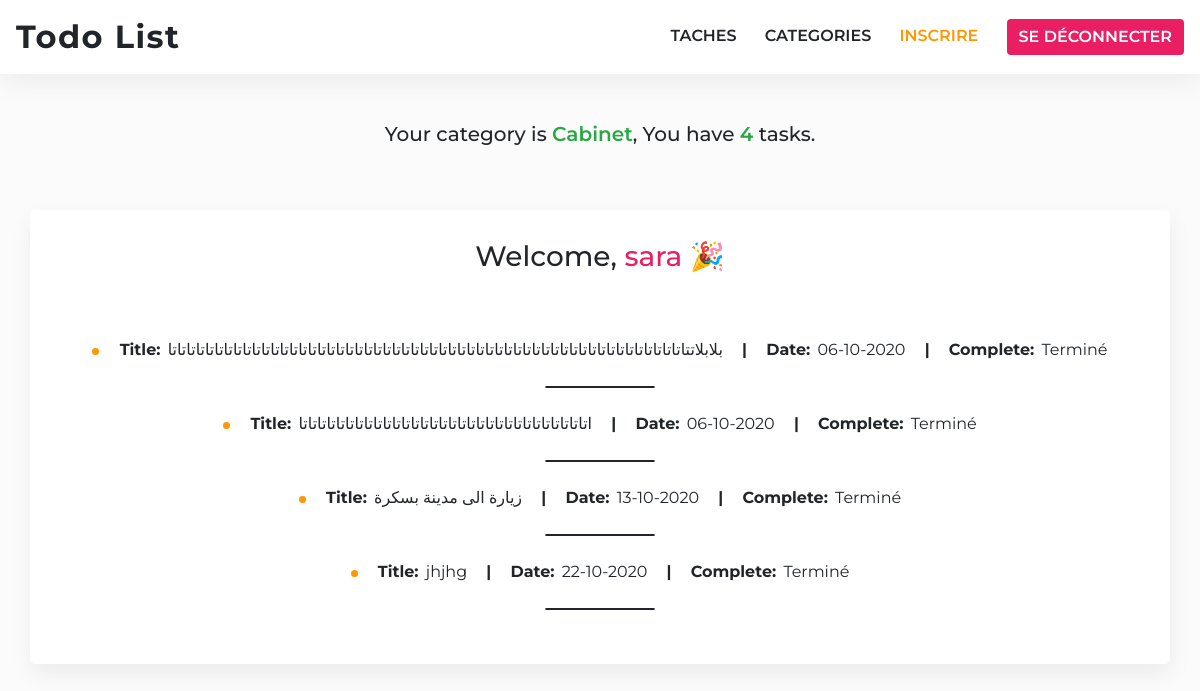
The app's page / (signed in) with its own data.
### app/models/Model.py (models this page shows, shortened)
class Category(db.Model):
    id = db.Column(db.Integer, primary_key=True)
    title = db.Column(db.String(100), nullable=False)
    users = db.relationship('User', backref='category', lazy="dynamic")

class User(db.Model, UserMixin):
    id = db.Column(db.Integer, autoincrement=True, primary_key=True)
    email = db.Column(db.String(255), unique=True)
    username = db.Column(db.String(255))
    password = db.Column(db.String(255))
    access = db.Column(db.Integer,default=1)
    tasks = db.relationship('Task', backref='user', lazy="dynamic")
    category_id = db.Column(db.Integer, db.ForeignKey('category.id'), nullable=False)

class Task(db.Model):
    id = db.Column(db.Integer, primary_key=True)
    title = db.Column(db.String(100), nullable=False)
    description = db.Column(db.Text, nullable=False)
    complete = db.Column(db.Boolean, nullable=False,default=False)
    date = db.Column(db.DateTime, nullable=False, default=datetime.utcnow)
    image = db.Column(db.Text)
    user_id = db.Column(db.Integer, db.ForeignKey('user.id'), nullable=False)

### app/views/home.py (the view)
@home.route('/')
def index():
    title = "page d'accueil"
    if current_user.is_authenticated:
      tasks = Task.query.filter_by(user_id=current_user.id).order_by(Task.date.asc()).all()
      return render_template('home/index.html', title=title, tasks=tasks)
    return render_template('home/index.html', title=title)

### app/templates/home/index.html (shortened to what this page needs)
{% extends "base.html" %} {% block title %}{{ title }}{% endblock %} {% block
content %} {% if not current_user.is_authenticated %}
<div class="home-no-auth">
  <h1>Organisez tout avec <span>Todoist</span></h1>
  <img
    src="{{ url_for('static', filename='images/todo-list.svg') }}"
    alt="todo-list app"
  />
  <a class="btn__get-started" href="{{ url_for('auth.login') }}">Commencer</a>
</div>
{% else %}
<div class="container home-screen">
  <h3>Welcome, <span>{{ current_user.username }}</span> 🎉</h3>
  <div class="show-tasks">
    {% if tasks|length <= 0 %}
      <p>
        Il n'y a pas des tâches pour toi.
      </p>
    {% else %}
      <ul>
        {% for task in tasks %}
          <li>
            <span>title:</span> {{ task.title }} <span class="bars">|</span> <span>date:</span> {{ task.date.strftime('%d-%m-%Y') }} <span class="bars">|</span> <span>complete:</span> {% if task.complete %} Terminé {% else %} Incomplète {% endif %}
          </li>
          <hr />
        {% endfor %}
      </ul>
    {% endif %}
  </div>
</div>
{% endif %} {% endblock %}

### app/templates/base.html (shortened to what this page needs)
<!DOCTYPE html>
<html lang="en">
  <head>
    {% block head %}
    <link
      rel="stylesheet"
      href="{{ url_for('static', filename= 'css/font-awesome.min.css') }}"
    />
    <link
      rel="stylesheet"
      href="{{ url_for('static', filename= 'css/bootstrap.min.css') }}"
    />
    <link
      rel="stylesheet"
      href="{{ url_for('static', filename= 'css/bootstrap-datepicker3.min.css') }}"
    />
    <link
      rel="stylesheet"
      href="{{ url_for('static', filename= 'css/normalize.css') }}"
    />
    <link
      rel="stylesheet"
      href="{{ url_for('static', filename= 'css/beauty.css') }}"
    />
    {% endblock %}
  </head>
  <body>
    <nav class="navbar navbar-expand-lg navbar-light bg-light">
      <a class="navbar-brand" href="{{ url_for('home.index') }}">Todo List</a>
      {% if current_user.is_authenticated %}
      <div class="ml-auto navbar-right-links">
        <a class="ml-4" href="{{ url_for('task.tasks') }}">Taches</a>
        <a class="ml-4" href="{{ url_for('category.categories') }}">Categories</a>
        <a
          href="{{ url_for('auth.register') }}"
          class="ml-4 btn__register"
          >inscrire</a
        >
        <a href="{{ url_for('auth.logout') }}" class="btn btn-danger ml-4"
          >Se déconnecter</a
        >
      </div>
      {% endif %}
    </nav>
    {% if current_user.is_authenticated %}
    <div class="mt-5 text-center">
      <h5>Your category is <span>{{ current_user.category.title }}</span>, You have <span>{{ current_user.tasks.all()|length }}</span> tasks.
      </h5>
    </div>
    {% endif %}
    {% block content %} {% endblock %}
  </body>
</html>

### app/static/css/beauty.css (style rules this page uses)
* { font-family: "Montserrat", sans-serif; box-sizing: border-box; }
body { padding-bottom: 4rem; background: #fbfbfb; }
h5 > span { font-weight: 600; color: #28a745; }
.navbar { background: white !important; box-shadow: 1px 6px 28px #eaeaea; }
.navbar-light .navbar-brand { font-size: 2rem; font-weight: 700; color: #212529; letter-spacing: 1.5px; }
.btn__register { color: #ff9800 !important; }
.navbar-right-links a { text-decoration: none; color: #212529; font-weight: 600; text-transform: uppercase; transition: 0.3s all; }
.navbar-right-links .btn { color: white; background: #e91e63; border: none; }
.home-screen { margin-top: 4rem; background: #fff; padding: 30px; box-shadow: 1px 10px 20px #ececec; border-radius: 5px; text-align: center; }
.home-screen h3 { margin-bottom: 4rem; }
.home-screen h3 > span { color: #e91e63; }
.home-screen hr { border: 1px solid #212529; width: 10%; margin: 1.5rem auto; border-radius: 50px; }
.home-screen .show-tasks { text-align: center; }
.home-screen .show-tasks ul { list-style-type: none; padding: 0; }
.home-screen .show-tasks ul li { display: inline-block; }
.home-screen .show-tasks ul li::before { content: ""; width: 7px; height: 7px; margin-right: 1rem; background: #ff9800; display: inline-block; border-radius: 50px; }
.home-screen .show-tasks ul li > span { text-transform: capitalize; font-weight: bold; margin-right: 3px; }
.home-screen .show-tasks ul li > .bars { margin: 0 15px; }

### records on screen
Category: category "Cabinet"
User: username "sara"
Task: title "بلابلاتتاتاتاتاتاتاتاتاتاتاتاتاتاتاتاتاتاتاتاتاتاتاتاتاتاتاتاتاتاتاتاتاتاتاتاتاتاتاتاتاتاتاتاتاتاتاتاتاتاتاتاتاتاتاتاتا", date "06-10-2020", complete "Terminé"
Task: title "اتاتاتاتاتاتاتاتاتاتاتاتاتاتاتاتاتاتاتاتاتاتاتاتاتاتاتاتاتاتاتا", date "06-10-2020", complete "Terminé"
Task: title "زيارة الى مدينة بسكرة", date "13-10-2020", complete "Terminé"
Task: title "jhjhg", date "22-10-2020", complete "Terminé"

### other values on screen
{{ current_user.tasks.all()|length }} "4"
